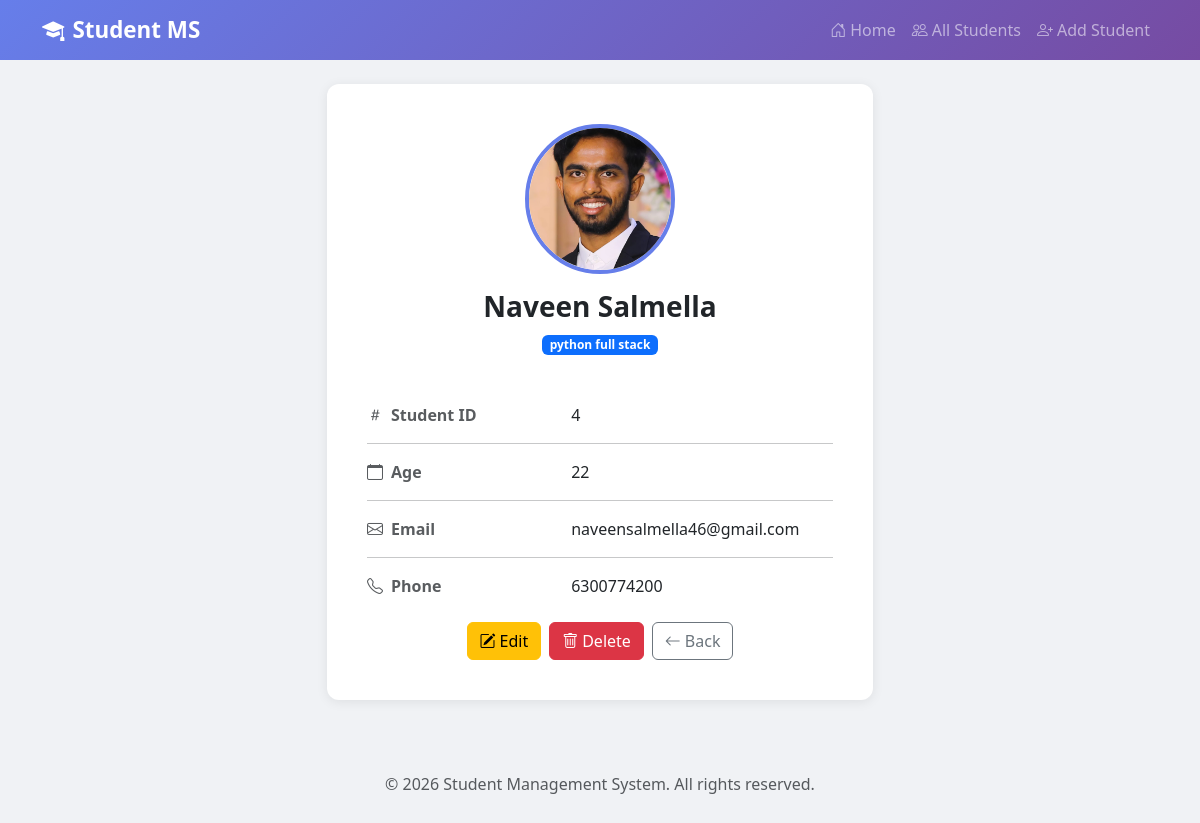
Page /get_single_std/4/ on the committed database.
### app/models.py (models this page shows, shortened)
class Student(models.Model):
    name = models.CharField(max_length=50)
    age = models.PositiveIntegerField()
    email = models.EmailField(unique=True)
    course = models.CharField(max_length=100,default="python")
    phone = models.CharField(max_length=50)
    image = models.ImageField(upload_to="profile/")

### app/views.py (the view)
# urls.py: path("get_single_std/<int:id>/",get_single_std,name="get_single_std"),
def get_single_std(request,id):
    student = get_object_or_404(Student,id=id)
    return render(request,"single_std.html",{"student":student})

### app/templates/single_std.html (shortened to what this page needs)
{% extends "base.html" %}
{% block content %}
<div class="row justify-content-center">
    <div class="col-md-8 col-lg-6">
        <div class="card p-4">
            <div class="card-body text-center">
                {% if student.image %}
                <img src="{{ student.image.url }}" class="student-img-lg mb-3" alt="{{ student.name }}">
                {% else %}
                <i class="bi bi-person-circle text-muted" style="font-size:6rem;"></i>
                {% endif %}
                <h3 class="fw-bold">{{ student.name }}</h3>
                <span class="badge bg-primary mb-4">{{ student.course }}</span>
                <div class="text-start mt-4">
                    <div class="row mb-3">
                        <div class="col-5 text-muted fw-semibold">
                            <i class="bi bi-hash me-2"></i>Student ID
                        </div>
                        <div class="col-7">{{ student.id }}</div>
                    </div>
                    <hr>
                    <div class="row mb-3">
                        <div class="col-5 text-muted fw-semibold">
                            <i class="bi bi-calendar me-2"></i>Age
                        </div>
                        <div class="col-7">{{ student.age }}</div>
                    </div>
                    <hr>
                    <div class="row mb-3">
                        <div class="col-5 text-muted fw-semibold">
                            <i class="bi bi-envelope me-2"></i>Email
                        </div>
                        <div class="col-7">{{ student.email }}</div>
                    </div>
                    <hr>
                    <div class="row mb-3">
                        <div class="col-5 text-muted fw-semibold">
                            <i class="bi bi-telephone me-2"></i>Phone
                        </div>
                        <div class="col-7">{{ student.phone }}</div>
                    </div>
                </div>
                <div class="d-flex justify-content-center gap-2 mt-4">
                    <a href="{% url 'update_student' student.id %}" class="btn btn-warning">
                        <i class="bi bi-pencil-square me-1"></i>Edit
                    </a>
                    <a href="{% url 'delete_student' student.id %}" class="btn btn-danger">
                        <i class="bi bi-trash me-1"></i>Delete
                    </a>
                    <a href="{% url 'get_all_std' %}" class="btn btn-outline-secondary">
                        <i class="bi bi-arrow-left me-1"></i>Back
                    </a>
                </div>
            </div>
        </div>
    </div>
</div>
{% endblock %}

### app/templates/base.html (style rules this page uses)
body { background-color: #f0f2f5; font-family: 'Segoe UI', Tahoma, Geneva, Verdana, sans-serif; }
.card { border: none; border-radius: 12px; box-shadow: 0 2px 12px rgba(0,0,0,0.08); }
.student-img-lg { width: 150px; height: 150px; object-fit: cover; border-radius: 50%; border: 4px solid #667eea; }

### rows in the picture
Student: image (picture), name "Naveen Salmella", course "python full stack", id "4", age "22", email "naveensalmella46@gmail.com", phone "6300774200"
